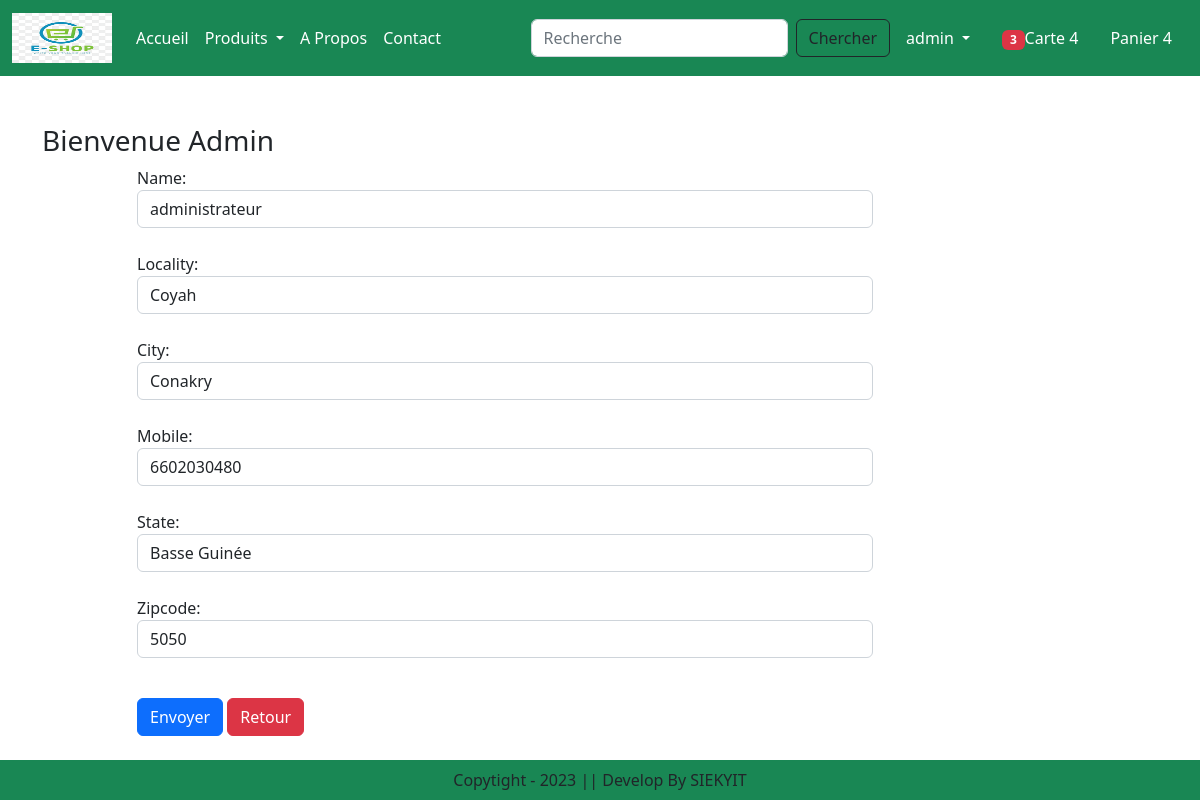
/updateAddress/1 (signed in), run on the app's committed database.
### app/models.py (models this page shows, shortened)
class Customer(models.Model):
    user = models.ForeignKey(User, on_delete=models.CASCADE)
    name = models.CharField(max_length=200)
    locality = models.CharField(max_length=200)
    city = models.CharField(max_length=50)
    mobile = models.IntegerField(default=0)
    zipcode = models.IntegerField()
    state = models.CharField(choices=STATE_CHOICES, max_length=100)

### app/views.py (the view, shortened to what this page needs)
# urls.py: path('updateAddress/<int:pk>', views.updateAddress.as_view(), name="updateAddress"),
@method_decorator(login_required, name='dispatch')
class updateAddress(View):
    def get(self, request, pk):
        add = Customer.objects.get(pk=pk)
        form = CustomerProfileForm(instance=add)
        totalitem = 0
        if request.user.is_authenticated:
            totalitem = len(Cart.objects.filter(user=request.user))
        return render(request, 'app/updateAddress.html', locals())

### app/forms.py
class CustomerProfileForm(forms.ModelForm):
    class Meta:
        model = Customer
        fields = ['name', 'locality', 'city', 'mobile', 'state', 'zipcode']
        widgets = {
            'name':forms.TextInput(attrs={'class':'form-control'}),
            'locality':forms.TextInput(attrs={'class':'form-control'}),
            'city':forms.TextInput(attrs={'class':'form-control'}),
            'mobile':forms.NumberInput(attrs={'class':'form-control'}),
            'state':forms.Select(attrs={'class':'form-control'}),
            'zipcode':forms.NumberInput(attrs={'class':'form-control'}),
        }

### app/templates/app/updateAddress.html (shortened to what this page needs)
{% extends 'app/base.html' %}
{% load static %}
{% block main-content %}
    <div class="container my-5">
        <div class="row">
            <h3>Bienvenue <span class="text-capitalize">{{request.user}}</span></h3>
            <div class="col-sm-8 offset-sm-1">
                <form action="" method="post">
                    {% for fm in form %}
                        {{fm.label_tag}} {{fm}} <small class="text-danger">{{fm.errors|striptags}}</small> <br>
                    {% endfor %}
                    <div class="col-12 mt-3">
                        <button type="submit" class="btn btn-primary">Envoyer</button>
                        <a href="{% url 'address' %}" type="button" class="btn btn-danger">Retour</a>
                    </div>
                </form>
            </div>
        </div>
    </div>
{% endblock main-content %}

### app/templates/app/base.html (shortened to what this page needs)
<!DOCTYPE html>
{% load static %}
<html lang="en">
<head>
    <link href="https://cdn.jsdelivr.net/npm/bootstrap@5.2.3/dist/css/bootstrap.min.css" rel="stylesheet">
    <link rel="stylesheet" href="{% static 'app/css/owl.carousel.min.css' %}" />
    <link rel="stylesheet" href="{% static 'app/css/all.min.css' %}" />
    <link rel="stylesheet" href="{% static 'app/css/style.css' %}" />
</head>
<body>
    <nav class="navbar navbar-expand-lg navbar-dark bg-success">
        <div class="container-fluid">
          <a class="navbar-brand" href="#">
            <img src="{% static "app/images/logo.png" %}" height="50" width="100" />
          </a>
          <div class="collapse navbar-collapse" id="navbarSupportedContent">
            <ul class="navbar-nav me-auto mb-2 mb-lg-0">
              {% if request.user.is_authenticated %}
              <li class="nav-item">
                <a class="nav-link active" aria-current="page" href="/">Accueil</a>
              </li>
              <li class="nav-item dropdown">
                <a class="nav-link dropdown-toggle text-white" href="#" role="button" data-bs-toggle="dropdown" aria-expanded="false">
                  Produits
                </a>
              </li>
              <li class="nav-item">
                <a class="nav-link text-white" href="{% url 'about' %}">A Propos</a>
              </li>
              <li class="nav-item">
                <a class="nav-link text-white" href="{% url 'contact' %}">Contact</a>
              </li>
            </ul>
            <form class="d-flex" role="search" action="/search">
              <input class="form-control me-2" type="search" name="search" placeholder="Recherche" aria-label="Search">
              <button class="btn btn-outline-dark" type="submit">Chercher</button>
            </form>
          </div>
          <ul class="navbar-nav me-auto mb-2 mb-lg-0">
            <li class="nav-item dropdown mx-2">
              <a class="nav-link dropdown-toggle text-white" href="#" role="button" data-bs-toggle="dropdown" aria-expanded="false">
                {{request.user.username}}
              </a>
            </li>
            <li class="nav-item mx-2">
                <a class="nav-link text-white" href="#"><span class="badge bg-danger">{% if totalitem > 0 %} {{totalitem}} {% endif %}</span>Carte 4</a>
            </li>
            <li class="nav-item mx-2">
                <a class="nav-link text-white" href="#">Panier 4</a>
            </li>
            {% endif %}
          </ul>
        </div>
      </nav>
    {% block main-content %}{% endblock main-content %}
    <footer class="container-fluid fixed-bottom bg-success text-center p-2 mt-5">
        Copytight - 2023 || Develop By SIEKYIT
    </footer>
</body>
</html>

### data on the page
Customer: form "administrateur" "Coyah" "Conakry" "6602030480" "Basse Guinée" "5050"

### other printed values
{{ request.user.username }} "admin"
{{ totalitem }} "3"
{{ request.user }} "Admin"
{{ fm.label_tag }} "Name:" "Locality:" "City:" "Mobile:" "State:" "Zipcode:"
